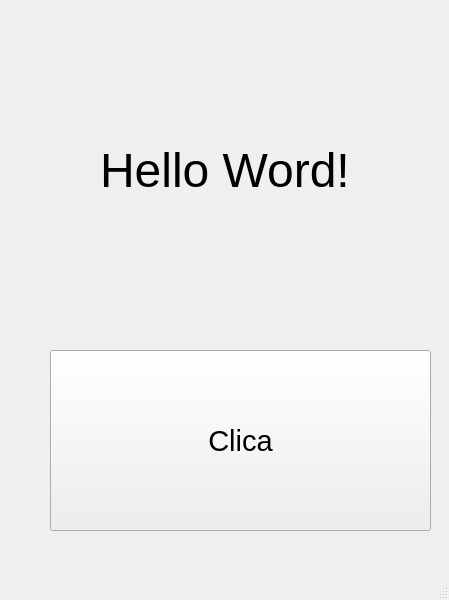
<?xml version="1.0" encoding="UTF-8"?>
<ui version="4.0">
 <class>MainWindow</class>
 <widget class="QMainWindow" name="MainWindow">
  <property name="geometry">
   <rect>
    <x>0</x>
    <y>0</y>
    <width>449</width>
    <height>600</height>
   </rect>
  </property>
  <property name="windowTitle">
   <string>MainWindow</string>
  </property>
  <widget class="QWidget" name="centralwidget">
   <widget class="QPushButton" name="btnClica">
    <property name="geometry">
     <rect>
      <x>50</x>
      <y>350</y>
      <width>381</width>
      <height>181</height>
     </rect>
    </property>
    <property name="font">
     <font>
      <pointsize>22</pointsize>
     </font>
    </property>
    <property name="text">
     <string>Clica</string>
    </property>
   </widget>
   <widget class="QLabel" name="lblHello">
    <property name="geometry">
     <rect>
      <x>100</x>
      <y>100</y>
      <width>271</width>
      <height>141</height>
     </rect>
    </property>
    <property name="font">
     <font>
      <pointsize>36</pointsize>
     </font>
    </property>
    <property name="text">
     <string>Hello Word!</string>
    </property>
   </widget>
  </widget>
  <widget class="QMenuBar" name="menubar">
   <property name="geometry">
    <rect>
     <x>0</x>
     <y>0</y>
     <width>449</width>
     <height>21</height>
    </rect>
   </property>
  </widget>
  <widget class="QStatusBar" name="statusbar"/>
 </widget>
 <resources/>
 <connections/>
</ui>
